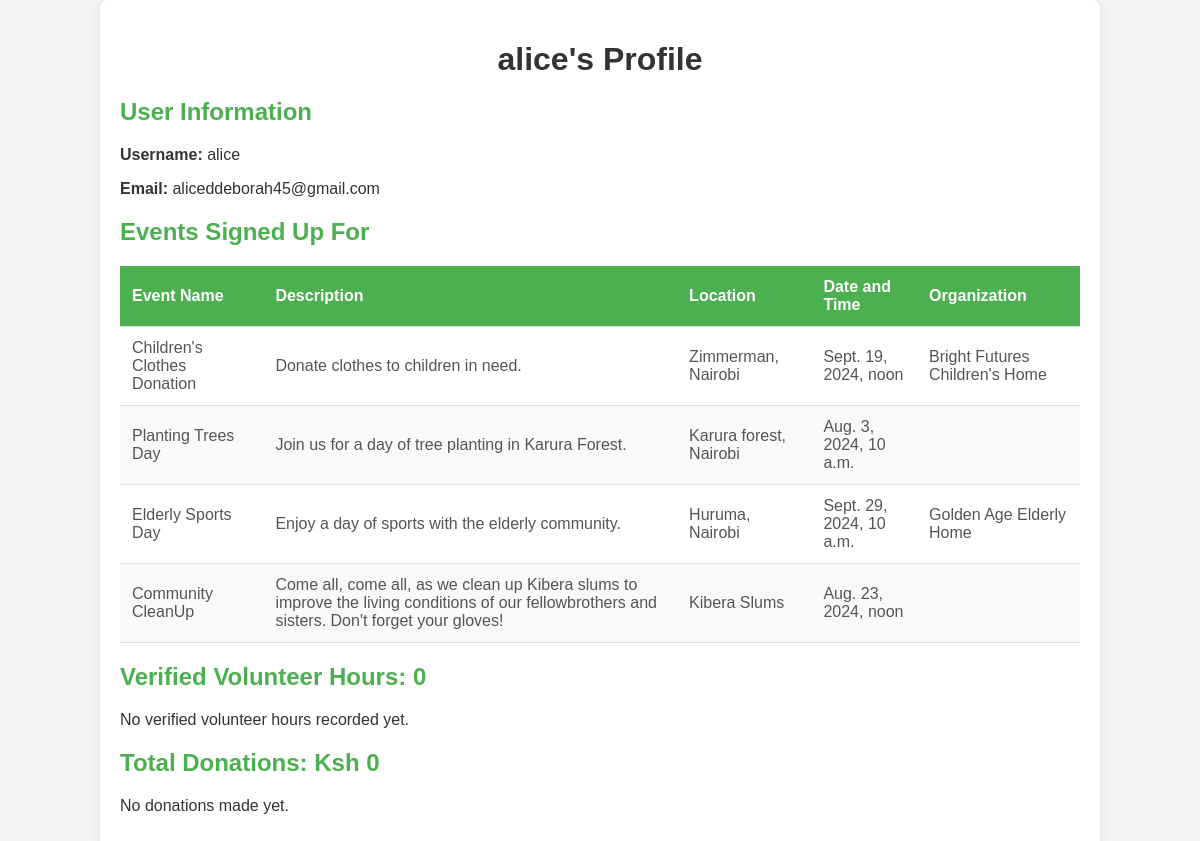
The app's page /profile/ (signed in), older data.
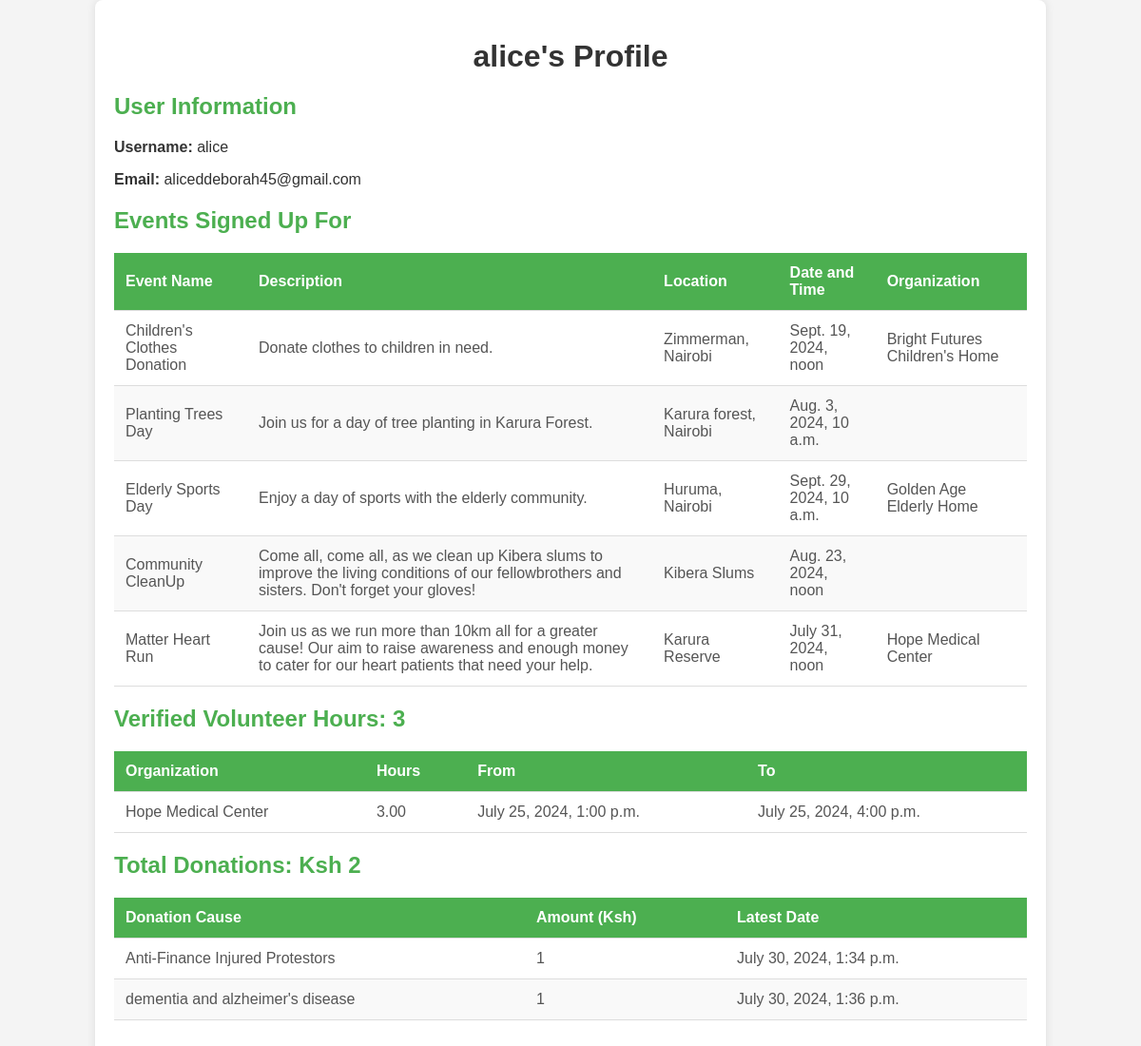
The same page, newer data.
### app/models.py (models this page shows, shortened)
class UserEvent(models.Model):
    user = models.ForeignKey(User, related_name='events', on_delete=models.CASCADE)
    event = models.ForeignKey(Event, related_name='user_events', on_delete=models.CASCADE)

class Event(models.Model):
    name = models.CharField(max_length=100)
    description = models.TextField()
    location = models.CharField(max_length=100)
    date_time = models.DateTimeField()
    image = models.ImageField(upload_to='event_images/')
    organization = models.ForeignKey(Organization, related_name='events', on_delete=models.CASCADE, blank=True, null=True)
    attendees_count = models.PositiveIntegerField(default=0)

class Organization(models.Model):
    ORGANIZATION_TYPES = [
        ('Elderly Homes', 'Elderly Homes'),
        ('Hospitals & Clinics', 'Hospitals & Clinics'),
        ('Children Homes', 'Children Homes'),
    ]
    name = models.CharField(max_length=100)
    description = models.TextField()
    location = models.CharField(max_length=100)
    image = models.ImageField(upload_to='organization_images/')
    type = models.CharField(max_length=25, choices=ORGANIZATION_TYPES)

class VolunteerHours(models.Model):
    user = models.ForeignKey(User, on_delete=models.CASCADE)
    organization = models.ForeignKey(Organization, on_delete=models.CASCADE)
    date_from = models.DateTimeField()
    date_to = models.DateTimeField()
    hours = models.DecimalField(max_digits=5, decimal_places=2)
    verified = models.BooleanField(default=False)  # New field to track verification

class Donation(models.Model):
    name = models.CharField(max_length=100)
    description = models.TextField()
    image = models.ImageField(upload_to='donations/')
    goal = models.PositiveIntegerField()
    funds_raised = models.PositiveIntegerField(default=0, null=True, blank=True)
    supporters = models.PositiveIntegerField(default=0, null=True, blank=True)
    deadline = models.DateField(null=True, blank=True)
    organization = models.ForeignKey(Organization, related_name='donations', null=True, blank=True, on_delete=models.SET_NULL)
    event = models.ForeignKey(Event, related_name='donations', null=True, blank=True, on_delete=models.SET_NULL)

### app/views.py (the view)
# urls.py: path('profile/', views.user_profile, name='user_profile'),
@login_required
def user_profile(request):
    user = request.user
    user_events = UserEvent.objects.filter(user=user)
    volunteer_hours = VolunteerHours.objects.filter(user=user, verified=True)  # Only include verified hours
    total_volunteer_hours = volunteer_hours.aggregate(Sum('hours'))['hours__sum'] or 0
    donations = (
        UserDonation.objects.filter(user=user)
        .values('donation__name')
        .annotate(total_amount=Sum('amount'), latest_date=Max('date'))
    )
    total_donated_amount = donations.aggregate(total=Sum('total_amount'))['total'] or 0
    context = {
        'user': user,
        'user_events': user_events,
        'volunteer_hours': volunteer_hours,
        'total_volunteer_hours': total_volunteer_hours,
        'donations': donations,
        'total_donated_amount': total_donated_amount,
    }
    return render(request, 'profile.html', context)

### app/templates/profile.html (shortened to what this page needs)
{% load static %}
<!DOCTYPE html>
<html lang="en">
<head>
    <link rel="stylesheet" href="{% static 'css/profile.css' %}">
</head>
<body>
    <div class="container">
        <h1 class="profile-header">{{ user.username }}'s Profile</h1>
        <section class="user-info">
            <h2>User Information</h2>
            <p><strong>Username:</strong> {{ user.username }}</p>
            <p><strong>Email:</strong> {{ user.email }}</p>
        </section>
        <div class="events-info">
            <h2>Events Signed Up For</h2>
            {% if user_events %}
                <table>
                    <thead>
                        <tr>
                            <th>Event Name</th>
                            <th>Description</th>
                            <th>Location</th>
                            <th>Date and Time</th>
                            <th>Organization</th>
                        </tr>
                    </thead>
                    <tbody>
                        {% for user_event in user_events %}
                            <tr>
                                <td>{{ user_event.event.name }}</td>
                                <td>{{ user_event.event.description }}</td>
                                <td>{{ user_event.event.location }}</td>
                                <td>{{ user_event.event.date_time }}</td>
                                <td>{{ user_event.event.organization.name }}</td>
                            </tr>
                        {% endfor %}
                    </tbody>
                </table>
            {% else %}
                <p>No events found.</p>
            {% endif %}
        </div>
        <section class="volunteer-hours">
            <h2>Verified Volunteer Hours: {{ total_volunteer_hours }}</h2>
            {% if volunteer_hours %}
                <table>
                    <thead>
                        <tr>
                            <th>Organization</th>
                            <th>Hours</th>
                            <th>From</th>
                            <th>To</th>
                        </tr>
                    </thead>
                    <tbody>
                        {% for volunteer_hour in volunteer_hours %}
                            <tr>
                                <td>{{ volunteer_hour.organization.name }}</td>
                                <td>{{ volunteer_hour.hours }}</td>
                                <td>{{ volunteer_hour.date_from|date:"F j, Y, g:i a" }}</td>
                                <td>{{ volunteer_hour.date_to|date:"F j, Y, g:i a" }}</td>
                            </tr>
                        {% endfor %}
                    </tbody>
                </table>
            {% else %}
                <p>No verified volunteer hours recorded yet.</p>
            {% endif %}
        </section>
        <section class="events-info">
            <h2>Total Donations: Ksh {{ total_donated_amount }}</h2>
            {% if donations %}
                <table>
                    <thead>
                        <tr>
                            <th>Donation Cause</th>
                            <th>Amount (Ksh)</th>
                            <th>Latest Date</th>
                        </tr>
                    </thead>
                    <tbody>
                        {% for donation in donations %}
                        <tr>
                            <td>{{ donation.donation__name }}</td>
                            <td>{{ donation.total_amount }}</td>
                            <td>{{ donation.latest_date|date:"F j, Y, g:i a" }}</td>
                        </tr>
                        {% endfor %}
                    </tbody>
                </table>
            {% else %}
                <p>No donations made yet.</p>
            {% endif %}
        </section>
    </div>
</body>
</html>

Row changes from the older to the newer data that the page shows:
added UserEvent: event.name "Matter Heart Run", event.description "Join us as we run more than 10km all for a greater cause! Our aim to raise awareness and enough money to cater for our heart patients that need your help.", event.location "Karura Reserve", event.date_time "July 31, 2024, noon", event.organization.name "Hope Medical Center"
now on this page (row edited): VolunteerHours: organization.name "Hope Medical Center", hours "3.00", date_from "July 25, 2024, 1:00 p.m.", date_to "July 25, 2024, 4:00 p.m."
now on this page (row unchanged): Donation: donation__name "Anti-Finance Injured Protestors", total_amount "1", latest_date "July 30, 2024, 1:34 p.m."
now on this page (row unchanged): Donation: donation__name "dementia and alzheimer's disease", total_amount "1", latest_date "July 30, 2024, 1:36 p.m."
Text that changed along with them:
{{ total_volunteer_hours }}: "0" → "3"
{{ total_donated_amount }}: "0" → "2"
text no longer shown: "No verified volunteer hours recorded yet. No donations made yet."
text now shown: "Organization Hours From To Donation Cause Amount (Ksh) Latest Date"
